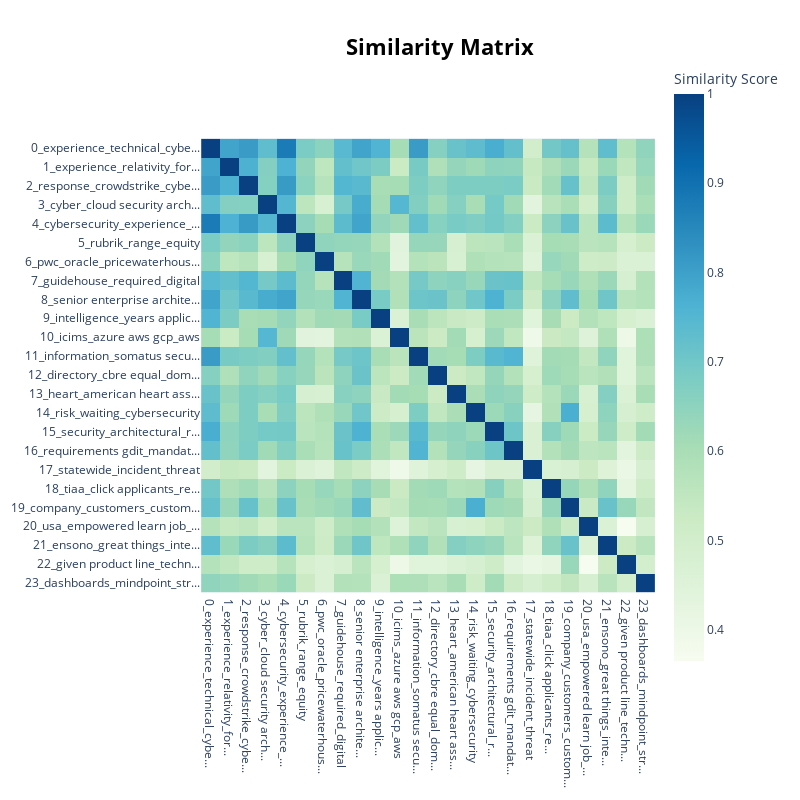

Write notebook code for a chart like this one.
### Code cell
topic_model.visualize_heatmap()

### Figure 1 — Plotly figure (JSON) as saved in the notebook; plotly's stock layout.template omitted (floating-point values rounded to 4 significant figures; data arrays with more than 128 entries replaced by an {"elided": "..."} marker saying what was removed)
{"data": [{"coloraxis": "coloraxis", "hovertemplate": "x: %{x}<br>y: %{y}<br>Similarity Score: %{z}<extra></extra>", "name": "0", "type": "heatmap", "x": ["0_experience_technical_cybe...", "1_experience_relativity_for...", "2_response_crowdstrike_cybe...", "3_cyber_cloud security arch...", "4_cybersecurity_experience_...", "5_rubrik_range_equity", "6_pwc_oracle_pricewaterhous...", "7_guidehouse_required_digital", "8_senior enterprise archite...", "9_intelligence_years applic...", "10_icims_azure aws gcp_aws", "11_information_somatus secu...", "12_directory_cbre equal_dom...", "13_heart_american heart ass...", "14_risk_waiting_cybersecurity", "15_security_architectural_r...", "16_requirements gdit_mandat...", "17_statewide_incident_threat", "18_tiaa_click applicants_re...", "19_company_customers_custom...", "20_usa_empowered learn job_...", "21_ensono_great things_inte...", "22_given product line_techn...", "23_dashboards_mindpoint_str..."], "xaxis": "x", "y": ["0_experience_technical_cybe...", "1_experience_relativity_for...", "2_response_crowdstrike_cybe...", "3_cyber_cloud security arch...", "4_cybersecurity_experience_...", "5_rubrik_range_equity", "6_pwc_oracle_pricewaterhous...", "7_guidehouse_required_digital", "8_senior enterprise archite...", "9_intelligence_years applic...", "10_icims_azure aws gcp_aws", "11_information_somatus secu...", "12_directory_cbre equal_dom...", "13_heart_american heart ass...", "14_risk_waiting_cybersecurity", "15_security_architectural_r...", "16_requirements gdit_mandat...", "17_statewide_incident_threat", "18_tiaa_click applicants_re...", "19_company_customers_custom...", "20_usa_empowered learn job_...", "21_ensono_great things_inte...", "22_given product line_techn...", "23_dashboards_mindpoint_str..."], "yaxis": "y", "z": {"elided": "24x24 float values"}}], "layout": {"coloraxis": {"colorbar": {"title": {"text": "Similarity Score"}}, "colorscale": [[0, "rgb(247,252,240)"], [0.125, "rgb(224,243,219)"], [0.25, "rgb(204,235,197)"], [0.375, "rgb(168,221,181)"], [0.5, "rgb(123,204,196)"], [0.625, "rgb(78,179,211)"], [0.75, "rgb(43,140,190)"], [0.875, "rgb(8,104,172)"], [1, "rgb(8,64,129)"]]}, "height": 800, "hoverlabel": {"bgcolor": "white", "font": {"family": "Rockwell", "size": 16}}, "legend": {"title": {"text": "Trend"}}, "margin": {"t": 60}, "showlegend": true, "title": {"font": {"color": "Black", "size": 22}, "text": "<b>Similarity Matrix</b>", "x": 0.55, "xanchor": "center", "y": 0.95, "yanchor": "top"}, "width": 800, "xaxis": {"anchor": "y", "constrain": "domain", "domain": [0, 1], "scaleanchor": "y"}, "yaxis": {"anchor": "x", "autorange": "reversed", "constrain": "domain", "domain": [0, 1]}}}
